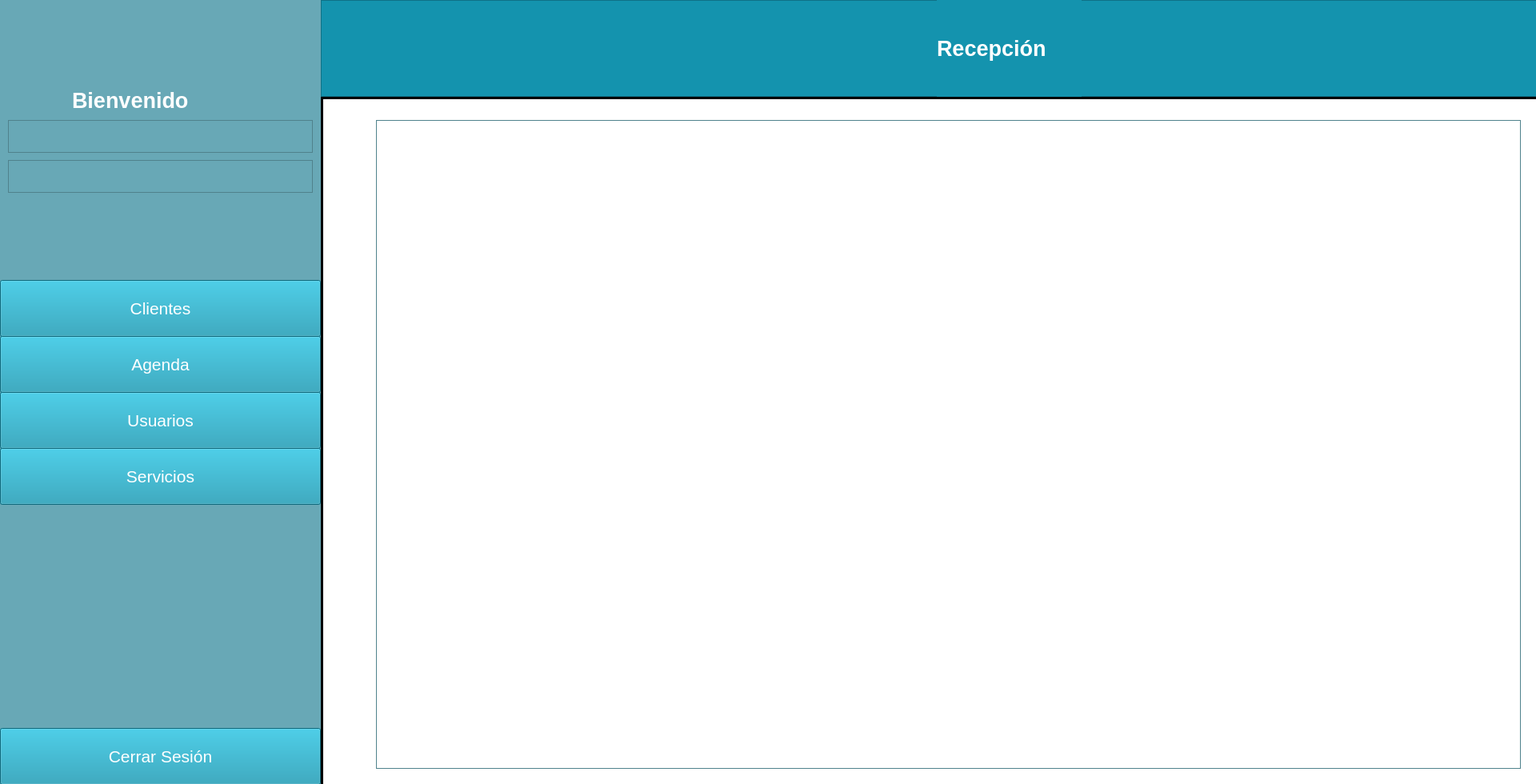
<?xml version="1.0" encoding="UTF-8"?>
<ui version="4.0">
 <class>MainWindow</class>
 <widget class="QMainWindow" name="MainWindow">
  <property name="geometry">
   <rect>
    <x>0</x>
    <y>0</y>
    <width>1920</width>
    <height>980</height>
   </rect>
  </property>
  <property name="palette">
   <palette>
    <active>
     <colorrole role="WindowText">
      <brush brushstyle="SolidPattern">
       <color alpha="255">
        <red>255</red>
        <green>255</green>
        <blue>255</blue>
       </color>
      </brush>
     </colorrole>
     <colorrole role="Light">
      <brush brushstyle="SolidPattern">
       <color alpha="255">
        <red>20</red>
        <green>147</green>
        <blue>174</blue>
       </color>
      </brush>
     </colorrole>
     <colorrole role="Base">
      <brush brushstyle="SolidPattern">
       <color alpha="255">
        <red>255</red>
        <green>255</green>
        <blue>255</blue>
       </color>
      </brush>
     </colorrole>
     <colorrole role="Window">
      <brush brushstyle="SolidPattern">
       <color alpha="255">
        <red>104</red>
        <green>168</green>
        <blue>182</blue>
       </color>
      </brush>
     </colorrole>
    </active>
    <inactive>
     <colorrole role="WindowText">
      <brush brushstyle="SolidPattern">
       <color alpha="255">
        <red>255</red>
        <green>255</green>
        <blue>255</blue>
       </color>
      </brush>
     </colorrole>
     <colorrole role="Light">
      <brush brushstyle="SolidPattern">
       <color alpha="255">
        <red>20</red>
        <green>147</green>
        <blue>174</blue>
       </color>
      </brush>
     </colorrole>
     <colorrole role="Base">
      <brush brushstyle="SolidPattern">
       <color alpha="255">
        <red>255</red>
        <green>255</green>
        <blue>255</blue>
       </color>
      </brush>
     </colorrole>
     <colorrole role="Window">
      <brush brushstyle="SolidPattern">
       <color alpha="255">
        <red>104</red>
        <green>168</green>
        <blue>182</blue>
       </color>
      </brush>
     </colorrole>
    </inactive>
    <disabled>
     <colorrole role="WindowText">
      <brush brushstyle="SolidPattern">
       <color alpha="255">
        <red>120</red>
        <green>120</green>
        <blue>120</blue>
       </color>
      </brush>
     </colorrole>
     <colorrole role="Light">
      <brush brushstyle="SolidPattern">
       <color alpha="255">
        <red>20</red>
        <green>147</green>
        <blue>174</blue>
       </color>
      </brush>
     </colorrole>
     <colorrole role="Base">
      <brush brushstyle="SolidPattern">
       <color alpha="255">
        <red>104</red>
        <green>168</green>
        <blue>182</blue>
       </color>
      </brush>
     </colorrole>
     <colorrole role="Window">
      <brush brushstyle="SolidPattern">
       <color alpha="255">
        <red>104</red>
        <green>168</green>
        <blue>182</blue>
       </color>
      </brush>
     </colorrole>
    </disabled>
   </palette>
  </property>
  <property name="windowTitle">
   <string>Centro de estetica</string>
  </property>
  <property name="windowIcon">
   <iconset>
    <normaloff>../../Downloads/uco/POO/entornoVirtual/_92127008_thinkstockphotos-615094882.jpg</normaloff>../../Downloads/uco/POO/entornoVirtual/_92127008_thinkstockphotos-615094882.jpg</iconset>
  </property>
  <widget class="QWidget" name="centralwidget">
   <property name="enabled">
    <bool>true</bool>
   </property>
   <widget class="QPushButton" name="boton">
    <property name="geometry">
     <rect>
      <x>1080</x>
      <y>660</y>
      <width>150</width>
      <height>45</height>
     </rect>
    </property>
    <property name="font">
     <font>
      <pointsize>16</pointsize>
     </font>
    </property>
    <property name="text">
     <string>Entrar</string>
    </property>
    <property name="icon">
     <iconset>
      <normaloff>../../Downloads/uco/POO/entornoVirtual/_92127008_thinkstockphotos-615094882.jpg</normaloff>../../Downloads/uco/POO/entornoVirtual/_92127008_thinkstockphotos-615094882.jpg</iconset>
    </property>
    <property name="iconSize">
     <size>
      <width>35</width>
      <height>30</height>
     </size>
    </property>
   </widget>
   <widget class="QLabel" name="Title">
    <property name="geometry">
     <rect>
      <x>90</x>
      <y>80</y>
      <width>211</width>
      <height>91</height>
     </rect>
    </property>
    <property name="font">
     <font>
      <family>MS Shell Dlg 2</family>
      <pointsize>20</pointsize>
      <weight>75</weight>
      <italic>false</italic>
      <bold>true</bold>
      <strikeout>false</strikeout>
     </font>
    </property>
    <property name="text">
     <string>Bienvenido</string>
    </property>
   </widget>
   <widget class="QTextEdit" name="Nombre_usuario">
    <property name="geometry">
     <rect>
      <x>10</x>
      <y>150</y>
      <width>381</width>
      <height>41</height>
     </rect>
    </property>
    <property name="styleSheet">
     <string notr="true">background-color: rgb(104, 168, 182);
color: rgb(104, 168, 182);
selection-color: rgb(104, 168, 182);
border-bottom-color: rgb(104, 168, 182);
alternate-background-color: rgb(104, 168, 182);
gridline-color: rgb(104, 168, 182);
border-top-color: rgb(104, 168, 182);
border-color: rgb(104, 168, 182);</string>
    </property>
   </widget>
   <widget class="QLineEdit" name="varA">
    <property name="geometry">
     <rect>
      <x>820</x>
      <y>410</y>
      <width>451</width>
      <height>61</height>
     </rect>
    </property>
    <property name="sizePolicy">
     <sizepolicy hsizetype="Expanding" vsizetype="Fixed">
      <horstretch>0</horstretch>
      <verstretch>0</verstretch>
     </sizepolicy>
    </property>
    <property name="font">
     <font>
      <pointsize>20</pointsize>
     </font>
    </property>
   </widget>
   <widget class="QLineEdit" name="varB">
    <property name="geometry">
     <rect>
      <x>820</x>
      <y>520</y>
      <width>451</width>
      <height>61</height>
     </rect>
    </property>
    <property name="font">
     <font>
      <pointsize>20</pointsize>
     </font>
    </property>
    <property name="echoMode">
     <enum>QLineEdit::Password</enum>
    </property>
   </widget>
   <widget class="QLabel" name="label_2">
    <property name="geometry">
     <rect>
      <x>570</x>
      <y>510</y>
      <width>211</width>
      <height>81</height>
     </rect>
    </property>
    <property name="font">
     <font>
      <pointsize>25</pointsize>
     </font>
    </property>
    <property name="text">
     <string>Contraseña</string>
    </property>
   </widget>
   <widget class="QLabel" name="label_3">
    <property name="geometry">
     <rect>
      <x>600</x>
      <y>410</y>
      <width>141</width>
      <height>51</height>
     </rect>
    </property>
    <property name="font">
     <font>
      <pointsize>25</pointsize>
     </font>
    </property>
    <property name="text">
     <string>Usuario</string>
    </property>
   </widget>
   <widget class="QPushButton" name="cerrarPrograma">
    <property name="geometry">
     <rect>
      <x>840</x>
      <y>660</y>
      <width>150</width>
      <height>45</height>
     </rect>
    </property>
    <property name="font">
     <font>
      <pointsize>16</pointsize>
     </font>
    </property>
    <property name="text">
     <string>Cerrar</string>
    </property>
    <property name="icon">
     <iconset>
      <normaloff>../../Downloads/uco/POO/entornoVirtual/_92127008_thinkstockphotos-615094882.jpg</normaloff>../../Downloads/uco/POO/entornoVirtual/_92127008_thinkstockphotos-615094882.jpg</iconset>
    </property>
    <property name="iconSize">
     <size>
      <width>35</width>
      <height>30</height>
     </size>
    </property>
   </widget>
   <widget class="QTextEdit" name="Documento">
    <property name="geometry">
     <rect>
      <x>10</x>
      <y>200</y>
      <width>381</width>
      <height>41</height>
     </rect>
    </property>
    <property name="styleSheet">
     <string notr="true">background-color: rgb(104, 168, 182);</string>
    </property>
   </widget>
   <widget class="QPushButton" name="botSerRec">
    <property name="geometry">
     <rect>
      <x>0</x>
      <y>560</y>
      <width>401</width>
      <height>71</height>
     </rect>
    </property>
    <property name="palette">
     <palette>
      <active>
       <colorrole role="Button">
        <brush brushstyle="SolidPattern">
         <color alpha="255">
          <red>20</red>
          <green>147</green>
          <blue>174</blue>
         </color>
        </brush>
       </colorrole>
       <colorrole role="Text">
        <brush brushstyle="SolidPattern">
         <color alpha="255">
          <red>255</red>
          <green>255</green>
          <blue>255</blue>
         </color>
        </brush>
       </colorrole>
       <colorrole role="ButtonText">
        <brush brushstyle="SolidPattern">
         <color alpha="255">
          <red>255</red>
          <green>255</green>
          <blue>255</blue>
         </color>
        </brush>
       </colorrole>
       <colorrole role="Base">
        <brush brushstyle="SolidPattern">
         <color alpha="255">
          <red>20</red>
          <green>147</green>
          <blue>174</blue>
         </color>
        </brush>
       </colorrole>
       <colorrole role="Window">
        <brush brushstyle="SolidPattern">
         <color alpha="255">
          <red>20</red>
          <green>147</green>
          <blue>174</blue>
         </color>
        </brush>
       </colorrole>
       <colorrole role="PlaceholderText">
        <brush brushstyle="SolidPattern">
         <color alpha="128">
          <red>255</red>
          <green>255</green>
          <blue>255</blue>
         </color>
        </brush>
       </colorrole>
      </active>
      <inactive>
       <colorrole role="Button">
        <brush brushstyle="SolidPattern">
         <color alpha="255">
          <red>20</red>
          <green>147</green>
          <blue>174</blue>
         </color>
        </brush>
       </colorrole>
       <colorrole role="Text">
        <brush brushstyle="SolidPattern">
         <color alpha="255">
          <red>255</red>
          <green>255</green>
          <blue>255</blue>
         </color>
        </brush>
       </colorrole>
       <colorrole role="ButtonText">
        <brush brushstyle="SolidPattern">
         <color alpha="255">
          <red>255</red>
          <green>255</green>
          <blue>255</blue>
         </color>
        </brush>
       </colorrole>
       <colorrole role="Base">
        <brush brushstyle="SolidPattern">
         <color alpha="255">
          <red>20</red>
          <green>147</green>
          <blue>174</blue>
         </color>
        </brush>
       </colorrole>
       <colorrole role="Window">
        <brush brushstyle="SolidPattern">
         <color alpha="255">
          <red>20</red>
          <green>147</green>
          <blue>174</blue>
         </color>
        </brush>
       </colorrole>
       <colorrole role="PlaceholderText">
        <brush brushstyle="SolidPattern">
         <color alpha="128">
          <red>255</red>
          <green>255</green>
          <blue>255</blue>
         </color>
        </brush>
       </colorrole>
      </inactive>
      <disabled>
       <colorrole role="Button">
        <brush brushstyle="SolidPattern">
         <color alpha="255">
          <red>20</red>
          <green>147</green>
          <blue>174</blue>
         </color>
        </brush>
       </colorrole>
       <colorrole role="Text">
        <brush brushstyle="SolidPattern">
         <color alpha="255">
          <red>120</red>
          <green>120</green>
          <blue>120</blue>
         </color>
        </brush>
       </colorrole>
       <colorrole role="ButtonText">
        <brush brushstyle="SolidPattern">
         <color alpha="255">
          <red>120</red>
          <green>120</green>
          <blue>120</blue>
         </color>
        </brush>
       </colorrole>
       <colorrole role="Base">
        <brush brushstyle="SolidPattern">
         <color alpha="255">
          <red>20</red>
          <green>147</green>
          <blue>174</blue>
         </color>
        </brush>
       </colorrole>
       <colorrole role="Window">
        <brush brushstyle="SolidPattern">
         <color alpha="255">
          <red>20</red>
          <green>147</green>
          <blue>174</blue>
         </color>
        </brush>
       </colorrole>
       <colorrole role="PlaceholderText">
        <brush brushstyle="SolidPattern">
         <color alpha="128">
          <red>0</red>
          <green>0</green>
          <blue>0</blue>
         </color>
        </brush>
       </colorrole>
      </disabled>
     </palette>
    </property>
    <property name="font">
     <font>
      <pointsize>16</pointsize>
     </font>
    </property>
    <property name="styleSheet">
     <string notr="true">background-color: rgb(20, 147, 174);</string>
    </property>
    <property name="text">
     <string>Servicios</string>
    </property>
    <property name="icon">
     <iconset>
      <normaloff>../../Downloads/uco/POO/entornoVirtual/_92127008_thinkstockphotos-615094882.jpg</normaloff>../../Downloads/uco/POO/entornoVirtual/_92127008_thinkstockphotos-615094882.jpg</iconset>
    </property>
    <property name="iconSize">
     <size>
      <width>35</width>
      <height>30</height>
     </size>
    </property>
   </widget>
   <widget class="QPushButton" name="botCliRec">
    <property name="geometry">
     <rect>
      <x>0</x>
      <y>350</y>
      <width>401</width>
      <height>71</height>
     </rect>
    </property>
    <property name="palette">
     <palette>
      <active>
       <colorrole role="Button">
        <brush brushstyle="SolidPattern">
         <color alpha="255">
          <red>20</red>
          <green>147</green>
          <blue>174</blue>
         </color>
        </brush>
       </colorrole>
       <colorrole role="Text">
        <brush brushstyle="SolidPattern">
         <color alpha="255">
          <red>255</red>
          <green>255</green>
          <blue>255</blue>
         </color>
        </brush>
       </colorrole>
       <colorrole role="ButtonText">
        <brush brushstyle="SolidPattern">
         <color alpha="255">
          <red>255</red>
          <green>255</green>
          <blue>255</blue>
         </color>
        </brush>
       </colorrole>
       <colorrole role="Base">
        <brush brushstyle="SolidPattern">
         <color alpha="255">
          <red>20</red>
          <green>147</green>
          <blue>174</blue>
         </color>
        </brush>
       </colorrole>
       <colorrole role="Window">
        <brush brushstyle="SolidPattern">
         <color alpha="255">
          <red>20</red>
          <green>147</green>
          <blue>174</blue>
         </color>
        </brush>
       </colorrole>
       <colorrole role="PlaceholderText">
        <brush brushstyle="SolidPattern">
         <color alpha="128">
          <red>255</red>
          <green>255</green>
          <blue>255</blue>
         </color>
        </brush>
       </colorrole>
      </active>
      <inactive>
       <colorrole role="Button">
        <brush brushstyle="SolidPattern">
         <color alpha="255">
          <red>20</red>
          <green>147</green>
          <blue>174</blue>
         </color>
        </brush>
       </colorrole>
       <colorrole role="Text">
        <brush brushstyle="SolidPattern">
         <color alpha="255">
          <red>255</red>
          <green>255</green>
          <blue>255</blue>
         </color>
        </brush>
       </colorrole>
       <colorrole role="ButtonText">
        <brush brushstyle="SolidPattern">
         <color alpha="255">
          <red>255</red>
          <green>255</green>
          <blue>255</blue>
         </color>
        </brush>
       </colorrole>
       <colorrole role="Base">
        <brush brushstyle="SolidPattern">
         <color alpha="255">
          <red>20</red>
          <green>147</green>
          <blue>174</blue>
         </color>
        </brush>
       </colorrole>
       <colorrole role="Window">
        <brush brushstyle="SolidPattern">
         <color alpha="255">
          <red>20</red>
          <green>147</green>
          <blue>174</blue>
         </color>
        </brush>
       </colorrole>
       <colorrole role="PlaceholderText">
        <brush brushstyle="SolidPattern">
         <color alpha="128">
          <red>255</red>
          <green>255</green>
          <blue>255</blue>
         </color>
        </brush>
       </colorrole>
      </inactive>
      <disabled>
       <colorrole role="Button">
        <brush brushstyle="SolidPattern">
         <color alpha="255">
          <red>20</red>
          <green>147</green>
          <blue>174</blue>
         </color>
        </brush>
       </colorrole>
       <colorrole role="Text">
        <brush brushstyle="SolidPattern">
         <color alpha="255">
          <red>120</red>
          <green>120</green>
          <blue>120</blue>
         </color>
        </brush>
       </colorrole>
       <colorrole role="ButtonText">
        <brush brushstyle="SolidPattern">
         <color alpha="255">
          <red>120</red>
          <green>120</green>
          <blue>120</blue>
         </color>
        </brush>
       </colorrole>
       <colorrole role="Base">
        <brush brushstyle="SolidPattern">
         <color alpha="255">
          <red>20</red>
          <green>147</green>
          <blue>174</blue>
         </color>
        </brush>
       </colorrole>
       <colorrole role="Window">
        <brush brushstyle="SolidPattern">
         <color alpha="255">
          <red>20</red>
          <green>147</green>
          <blue>174</blue>
         </color>
        </brush>
       </colorrole>
       <colorrole role="PlaceholderText">
        <brush brushstyle="SolidPattern">
         <color alpha="128">
          <red>0</red>
          <green>0</green>
          <blue>0</blue>
         </color>
        </brush>
       </colorrole>
      </disabled>
     </palette>
    </property>
    <property name="font">
     <font>
      <pointsize>16</pointsize>
     </font>
    </property>
    <property name="styleSheet">
     <string notr="true">background-color: rgb(20, 147, 174);</string>
    </property>
    <property name="text">
     <string>Clientes</string>
    </property>
    <property name="icon">
     <iconset>
      <normaloff>../../Downloads/uco/POO/entornoVirtual/_92127008_thinkstockphotos-615094882.jpg</normaloff>../../Downloads/uco/POO/entornoVirtual/_92127008_thinkstockphotos-615094882.jpg</iconset>
    </property>
    <property name="iconSize">
     <size>
      <width>35</width>
      <height>30</height>
     </size>
    </property>
   </widget>
   <widget class="QPushButton" name="botAgeRec">
    <property name="geometry">
     <rect>
      <x>0</x>
      <y>420</y>
      <width>401</width>
      <height>71</height>
     </rect>
    </property>
    <property name="palette">
     <palette>
      <active>
       <colorrole role="Button">
        <brush brushstyle="SolidPattern">
         <color alpha="255">
          <red>20</red>
          <green>147</green>
          <blue>174</blue>
         </color>
        </brush>
       </colorrole>
       <colorrole role="Text">
        <brush brushstyle="SolidPattern">
         <color alpha="255">
          <red>255</red>
          <green>255</green>
          <blue>255</blue>
         </color>
        </brush>
       </colorrole>
       <colorrole role="ButtonText">
        <brush brushstyle="SolidPattern">
         <color alpha="255">
          <red>255</red>
          <green>255</green>
          <blue>255</blue>
         </color>
        </brush>
       </colorrole>
       <colorrole role="Base">
        <brush brushstyle="SolidPattern">
         <color alpha="255">
          <red>20</red>
          <green>147</green>
          <blue>174</blue>
         </color>
        </brush>
       </colorrole>
       <colorrole role="Window">
        <brush brushstyle="SolidPattern">
         <color alpha="255">
          <red>20</red>
          <green>147</green>
          <blue>174</blue>
         </color>
        </brush>
       </colorrole>
       <colorrole role="PlaceholderText">
        <brush brushstyle="SolidPattern">
         <color alpha="128">
          <red>255</red>
          <green>255</green>
          <blue>255</blue>
         </color>
        </brush>
       </colorrole>
      </active>
      <inactive>
       <colorrole role="Button">
        <brush brushstyle="SolidPattern">
         <color alpha="255">
          <red>20</red>
          <green>147</green>
          <blue>174</blue>
         </color>
        </brush>
       </colorrole>
       <colorrole role="Text">
        <brush brushstyle="SolidPattern">
         <color alpha="255">
          <red>255</red>
          <green>255</green>
          <blue>255</blue>
         </color>
        </brush>
       </colorrole>
       <colorrole role="ButtonText">
        <brush brushstyle="SolidPattern">
         <color alpha="255">
          <red>255</red>
          <green>255</green>
          <blue>255</blue>
         </color>
        </brush>
       </colorrole>
       <colorrole role="Base">
        <brush brushstyle="SolidPattern">
         <color alpha="255">
          <red>20</red>
          <green>147</green>
          <blue>174</blue>
         </color>
        </brush>
       </colorrole>
       <colorrole role="Window">
        <brush brushstyle="SolidPattern">
         <color alpha="255">
          <red>20</red>
          <green>147</green>
          <blue>174</blue>
         </color>
        </brush>
       </colorrole>
       <colorrole role="PlaceholderText">
        <brush brushstyle="SolidPattern">
         <color alpha="128">
          <red>255</red>
          <green>255</green>
          <blue>255</blue>
         </color>
        </brush>
       </colorrole>
      </inactive>
      <disabled>
       <colorrole role="Button">
        <brush brushstyle="SolidPattern">
         <color alpha="255">
          <red>20</red>
          <green>147</green>
          <blue>174</blue>
         </color>
        </brush>
       </colorrole>
       <colorrole role="Text">
        <brush brushstyle="SolidPattern">
         <color alpha="255">
          <red>120</red>
          <green>120</green>
          <blue>120</blue>
         </color>
        </brush>
       </colorrole>
       <colorrole role="ButtonText">
        <brush brushstyle="SolidPattern">
         <color alpha="255">
          <red>120</red>
          <green>120</green>
          <blue>120</blue>
         </color>
        </brush>
       </colorrole>
       <colorrole role="Base">
        <brush brushstyle="SolidPattern">
         <color alpha="255">
          <red>20</red>
          <green>147</green>
          <blue>174</blue>
         </color>
        </brush>
       </colorrole>
       <colorrole role="Window">
        <brush brushstyle="SolidPattern">
         <color alpha="255">
          <red>20</red>
          <green>147</green>
          <blue>174</blue>
         </color>
        </brush>
       </colorrole>
       <colorrole role="PlaceholderText">
        <brush brushstyle="SolidPattern">
         <color alpha="128">
          <red>0</red>
          <green>0</green>
          <blue>0</blue>
         </color>
        </brush>
       </colorrole>
      </disabled>
     </palette>
    </property>
    <property name="font">
     <font>
      <pointsize>16</pointsize>
     </font>
    </property>
    <property name="styleSheet">
     <string notr="true">background-color: rgb(20, 147, 174);</string>
    </property>
    <property name="text">
     <string>Agenda</string>
    </property>
    <property name="icon">
     <iconset>
      <normaloff>../../Downloads/uco/POO/entornoVirtual/_92127008_thinkstockphotos-615094882.jpg</normaloff>../../Downloads/uco/POO/entornoVirtual/_92127008_thinkstockphotos-615094882.jpg</iconset>
    </property>
    <property name="iconSize">
     <size>
      <width>35</width>
      <height>30</height>
     </size>
    </property>
   </widget>
   <widget class="QPushButton" name="botUsuRec">
    <property name="geometry">
     <rect>
      <x>0</x>
      <y>490</y>
      <width>401</width>
      <height>71</height>
     </rect>
    </property>
    <property name="palette">
     <palette>
      <active>
       <colorrole role="Button">
        <brush brushstyle="SolidPattern">
         <color alpha="255">
          <red>20</red>
          <green>147</green>
          <blue>174</blue>
         </color>
        </brush>
       </colorrole>
       <colorrole role="Text">
        <brush brushstyle="SolidPattern">
         <color alpha="255">
          <red>255</red>
          <green>255</green>
          <blue>255</blue>
         </color>
        </brush>
       </colorrole>
       <colorrole role="ButtonText">
        <brush brushstyle="SolidPattern">
         <color alpha="255">
          <red>255</red>
          <green>255</green>
          <blue>255</blue>
         </color>
        </brush>
       </colorrole>
       <colorrole role="Base">
        <brush brushstyle="SolidPattern">
         <color alpha="255">
          <red>20</red>
          <green>147</green>
          <blue>174</blue>
         </color>
        </brush>
       </colorrole>
       <colorrole role="Window">
        <brush brushstyle="SolidPattern">
         <color alpha="255">
          <red>20</red>
          <green>147</green>
          <blue>174</blue>
         </color>
        </brush>
       </colorrole>
       <colorrole role="PlaceholderText">
        <brush brushstyle="SolidPattern">
         <color alpha="128">
          <red>255</red>
          <green>255</green>
          <blue>255</blue>
         </color>
        </brush>
       </colorrole>
      </active>
      <inactive>
       <colorrole role="Button">
        <brush brushstyle="SolidPattern">
         <color alpha="255">
          <red>20</red>
          <green>147</green>
          <blue>174</blue>
         </color>
        </brush>
       </colorrole>
       <colorrole role="Text">
        <brush brushstyle="SolidPattern">
         <color alpha="255">
          <red>255</red>
          <green>255</green>
          <blue>255</blue>
         </color>
        </brush>
       </colorrole>
       <colorrole role="ButtonText">
        <brush brushstyle="SolidPattern">
         <color alpha="255">
          <red>255</red>
          <green>255</green>
          <blue>255</blue>
         </color>
        </brush>
       </colorrole>
       <colorrole role="Base">
        <brush brushstyle="SolidPattern">
         <color alpha="255">
          <red>20</red>
          <green>147</green>
          <blue>174</blue>
         </color>
        </brush>
       </colorrole>
       <colorrole role="Window">
        <brush brushstyle="SolidPattern">
         <color alpha="255">
          <red>20</red>
          <green>147</green>
          <blue>174</blue>
         </color>
        </brush>
       </colorrole>
       <colorrole role="PlaceholderText">
        <brush brushstyle="SolidPattern">
         <color alpha="128">
          <red>255</red>
          <green>255</green>
          <blue>255</blue>
         </color>
        </brush>
       </colorrole>
      </inactive>
      <disabled>
       <colorrole role="Button">
        <brush brushstyle="SolidPattern">
         <color alpha="255">
          <red>20</red>
          <green>147</green>
          <blue>174</blue>
         </color>
        </brush>
       </colorrole>
       <colorrole role="Text">
        <brush brushstyle="SolidPattern">
         <color alpha="255">
          <red>120</red>
          <green>120</green>
          <blue>120</blue>
         </color>
        </brush>
       </colorrole>
       <colorrole role="ButtonText">
        <brush brushstyle="SolidPattern">
         <color alpha="255">
          <red>120</red>
          <green>120</green>
          <blue>120</blue>
         </color>
        </brush>
       </colorrole>
       <colorrole role="Base">
        <brush brushstyle="SolidPattern">
         <color alpha="255">
          <red>20</red>
          <green>147</green>
          <blue>174</blue>
         </color>
        </brush>
       </colorrole>
       <colorrole role="Window">
        <brush brushstyle="SolidPattern">
         <color alpha="255">
          <red>20</red>
          <green>147</green>
          <blue>174</blue>
         </color>
        </brush>
       </colorrole>
       <colorrole role="PlaceholderText">
        <brush brushstyle="SolidPattern">
         <color alpha="128">
          <red>0</red>
          <green>0</green>
          <blue>0</blue>
         </color>
        </brush>
       </colorrole>
      </disabled>
     </palette>
    </property>
    <property name="font">
     <font>
      <pointsize>16</pointsize>
     </font>
    </property>
    <property name="styleSheet">
     <string notr="true">background-color: rgb(20, 147, 174);</string>
    </property>
    <property name="text">
     <string>Usuarios</string>
    </property>
    <property name="icon">
     <iconset>
      <normaloff>../../Downloads/uco/POO/entornoVirtual/_92127008_thinkstockphotos-615094882.jpg</normaloff>../../Downloads/uco/POO/entornoVirtual/_92127008_thinkstockphotos-615094882.jpg</iconset>
    </property>
    <property name="iconSize">
     <size>
      <width>35</width>
      <height>30</height>
     </size>
    </property>
   </widget>
   <widget class="QPushButton" name="botCerRec">
    <property name="geometry">
     <rect>
      <x>0</x>
      <y>910</y>
      <width>401</width>
      <height>71</height>
     </rect>
    </property>
    <property name="palette">
     <palette>
      <active>
       <colorrole role="Button">
        <brush brushstyle="SolidPattern">
         <color alpha="255">
          <red>20</red>
          <green>147</green>
          <blue>174</blue>
         </color>
        </brush>
       </colorrole>
       <colorrole role="ButtonText">
        <brush brushstyle="SolidPattern">
         <color alpha="255">
          <red>255</red>
          <green>255</green>
          <blue>255</blue>
         </color>
        </brush>
       </colorrole>
       <colorrole role="Base">
        <brush brushstyle="SolidPattern">
         <color alpha="255">
          <red>20</red>
          <green>147</green>
          <blue>174</blue>
         </color>
        </brush>
       </colorrole>
       <colorrole role="Window">
        <brush brushstyle="SolidPattern">
         <color alpha="255">
          <red>20</red>
          <green>147</green>
          <blue>174</blue>
         </color>
        </brush>
       </colorrole>
      </active>
      <inactive>
       <colorrole role="Button">
        <brush brushstyle="SolidPattern">
         <color alpha="255">
          <red>20</red>
          <green>147</green>
          <blue>174</blue>
         </color>
        </brush>
       </colorrole>
       <colorrole role="ButtonText">
        <brush brushstyle="SolidPattern">
         <color alpha="255">
          <red>255</red>
          <green>255</green>
          <blue>255</blue>
         </color>
        </brush>
       </colorrole>
       <colorrole role="Base">
        <brush brushstyle="SolidPattern">
         <color alpha="255">
          <red>20</red>
          <green>147</green>
          <blue>174</blue>
         </color>
        </brush>
       </colorrole>
       <colorrole role="Window">
        <brush brushstyle="SolidPattern">
         <color alpha="255">
          <red>20</red>
          <green>147</green>
          <blue>174</blue>
         </color>
        </brush>
       </colorrole>
      </inactive>
      <disabled>
       <colorrole role="Button">
        <brush brushstyle="SolidPattern">
         <color alpha="255">
          <red>20</red>
          <green>147</green>
          <blue>174</blue>
         </color>
        </brush>
       </colorrole>
       <colorrole role="ButtonText">
        <brush brushstyle="SolidPattern">
         <color alpha="255">
          <red>120</red>
          <green>120</green>
          <blue>120</blue>
         </color>
        </brush>
       </colorrole>
       <colorrole role="Base">
        <brush brushstyle="SolidPattern">
         <color alpha="255">
          <red>20</red>
          <green>147</green>
          <blue>174</blue>
         </color>
        </brush>
       </colorrole>
       <colorrole role="Window">
        <brush brushstyle="SolidPattern">
         <color alpha="255">
          <red>20</red>
          <green>147</green>
          <blue>174</blue>
         </color>
        </brush>
       </colorrole>
      </disabled>
     </palette>
    </property>
    <property name="font">
     <font>
      <pointsize>16</pointsize>
     </font>
    </property>
    <property name="styleSheet">
     <string notr="true">background-color: rgb(20, 147, 174);</string>
    </property>
    <property name="text">
     <string>Cerrar Sesión</string>
    </property>
    <property name="icon">
     <iconset>
      <normaloff>../../Downloads/uco/POO/entornoVirtual/_92127008_thinkstockphotos-615094882.jpg</normaloff>../../Downloads/uco/POO/entornoVirtual/_92127008_thinkstockphotos-615094882.jpg</iconset>
    </property>
    <property name="iconSize">
     <size>
      <width>35</width>
      <height>30</height>
     </size>
    </property>
   </widget>
   <widget class="QTableView" name="tableView">
    <property name="geometry">
     <rect>
      <x>470</x>
      <y>150</y>
      <width>1431</width>
      <height>811</height>
     </rect>
    </property>
   </widget>
   <widget class="QFrame" name="frame">
    <property name="geometry">
     <rect>
      <x>401</x>
      <y>0</y>
      <width>1571</width>
      <height>121</height>
     </rect>
    </property>
    <property name="styleSheet">
     <string notr="true">background-color: rgb(20, 147, 174);</string>
    </property>
    <property name="frameShape">
     <enum>QFrame::StyledPanel</enum>
    </property>
    <property name="frameShadow">
     <enum>QFrame::Raised</enum>
    </property>
    <widget class="QLabel" name="Title_2">
     <property name="geometry">
      <rect>
       <x>770</x>
       <y>0</y>
       <width>181</width>
       <height>121</height>
      </rect>
     </property>
     <property name="palette">
      <palette>
       <active>
        <colorrole role="WindowText">
         <brush brushstyle="SolidPattern">
          <color alpha="255">
           <red>255</red>
           <green>255</green>
           <blue>255</blue>
          </color>
         </brush>
        </colorrole>
        <colorrole role="Button">
         <brush brushstyle="SolidPattern">
          <color alpha="255">
           <red>20</red>
           <green>147</green>
           <blue>174</blue>
          </color>
         </brush>
        </colorrole>
        <colorrole role="Base">
         <brush brushstyle="SolidPattern">
          <color alpha="255">
           <red>20</red>
           <green>147</green>
           <blue>174</blue>
          </color>
         </brush>
        </colorrole>
        <colorrole role="Window">
         <brush brushstyle="SolidPattern">
          <color alpha="255">
           <red>20</red>
           <green>147</green>
           <blue>174</blue>
          </color>
         </brush>
        </colorrole>
       </active>
       <inactive>
        <colorrole role="WindowText">
         <brush brushstyle="SolidPattern">
          <color alpha="255">
           <red>255</red>
           <green>255</green>
           <blue>255</blue>
          </color>
         </brush>
        </colorrole>
        <colorrole role="Button">
         <brush brushstyle="SolidPattern">
          <color alpha="255">
           <red>20</red>
           <green>147</green>
           <blue>174</blue>
          </color>
         </brush>
        </colorrole>
        <colorrole role="Base">
         <brush brushstyle="SolidPattern">
          <color alpha="255">
           <red>20</red>
           <green>147</green>
           <blue>174</blue>
          </color>
         </brush>
        </colorrole>
        <colorrole role="Window">
         <brush brushstyle="SolidPattern">
          <color alpha="255">
           <red>20</red>
           <green>147</green>
           <blue>174</blue>
          </color>
         </brush>
        </colorrole>
       </inactive>
       <disabled>
        <colorrole role="WindowText">
         <brush brushstyle="SolidPattern">
          <color alpha="255">
           <red>120</red>
           <green>120</green>
           <blue>120</blue>
          </color>
         </brush>
        </colorrole>
        <colorrole role="Button">
         <brush brushstyle="SolidPattern">
          <color alpha="255">
           <red>20</red>
           <green>147</green>
           <blue>174</blue>
          </color>
         </brush>
        </colorrole>
        <colorrole role="Base">
         <brush brushstyle="SolidPattern">
          <color alpha="255">
           <red>20</red>
           <green>147</green>
           <blue>174</blue>
          </color>
         </brush>
        </colorrole>
        <colorrole role="Window">
         <brush brushstyle="SolidPattern">
          <color alpha="255">
           <red>20</red>
           <green>147</green>
           <blue>174</blue>
          </color>
         </brush>
        </colorrole>
       </disabled>
      </palette>
     </property>
     <property name="font">
      <font>
       <family>MS Shell Dlg 2</family>
       <pointsize>20</pointsize>
       <weight>75</weight>
       <italic>false</italic>
       <bold>true</bold>
       <strikeout>false</strikeout>
      </font>
     </property>
     <property name="text">
      <string>Recepción</string>
     </property>
    </widget>
   </widget>
   <widget class="QFrame" name="frame_2">
    <property name="geometry">
     <rect>
      <x>401</x>
      <y>50</y>
      <width>1711</width>
      <height>1041</height>
     </rect>
    </property>
    <property name="styleSheet">
     <string notr="true">background-color: rgb(255, 255, 255);</string>
    </property>
    <property name="frameShape">
     <enum>QFrame::StyledPanel</enum>
    </property>
    <property name="frameShadow">
     <enum>QFrame::Raised</enum>
    </property>
    <widget class="QFrame" name="frame_3">
     <property name="geometry">
      <rect>
       <x>0</x>
       <y>-120</y>
       <width>3</width>
       <height>1101</height>
      </rect>
     </property>
     <property name="styleSheet">
      <string notr="true">background-color: rgb(0, 0, 0);</string>
     </property>
     <property name="frameShape">
      <enum>QFrame::StyledPanel</enum>
     </property>
     <property name="frameShadow">
      <enum>QFrame::Raised</enum>
     </property>
    </widget>
    <widget class="QFrame" name="frame_4">
     <property name="geometry">
      <rect>
       <x>0</x>
       <y>70</y>
       <width>1651</width>
       <height>4</height>
      </rect>
     </property>
     <property name="styleSheet">
      <string notr="true">background-color: rgb(0, 0, 0);</string>
     </property>
     <property name="frameShape">
      <enum>QFrame::StyledPanel</enum>
     </property>
     <property name="frameShadow">
      <enum>QFrame::Raised</enum>
     </property>
    </widget>
   </widget>
   <zorder>frame_2</zorder>
   <zorder>boton</zorder>
   <zorder>Title</zorder>
   <zorder>Nombre_usuario</zorder>
   <zorder>varA</zorder>
   <zorder>varB</zorder>
   <zorder>label_2</zorder>
   <zorder>label_3</zorder>
   <zorder>cerrarPrograma</zorder>
   <zorder>Documento</zorder>
   <zorder>botCerRec</zorder>
   <zorder>botCliRec</zorder>
   <zorder>botAgeRec</zorder>
   <zorder>botUsuRec</zorder>
   <zorder>tableView</zorder>
   <zorder>frame</zorder>
   <zorder>botSerRec</zorder>
  </widget>
 </widget>
 <resources/>
 <connections/>
</ui>
